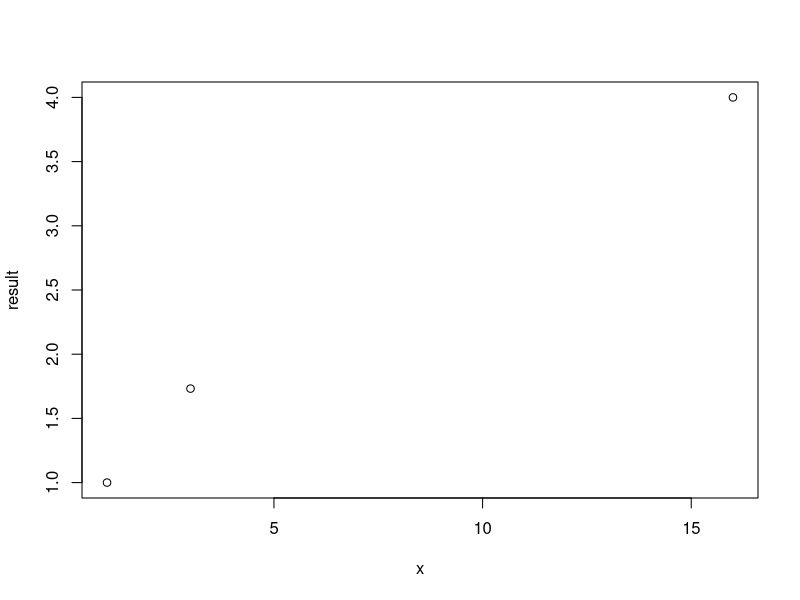
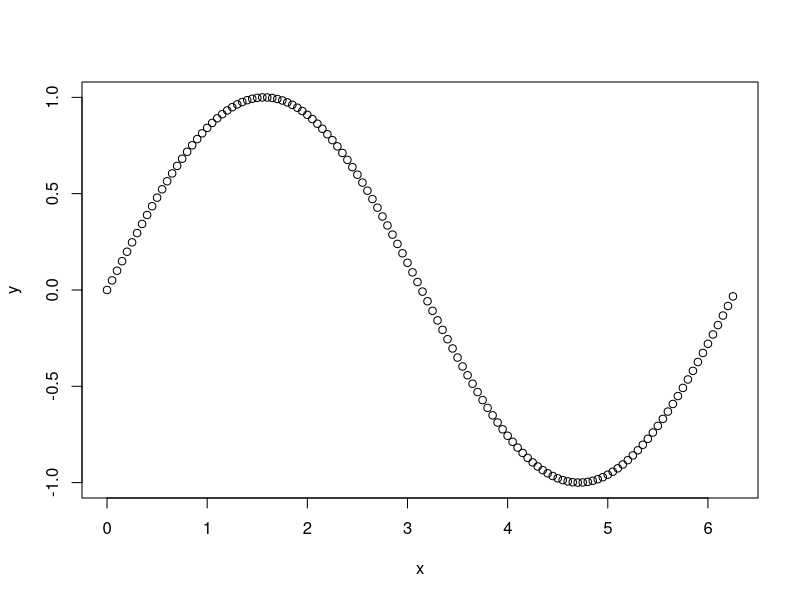
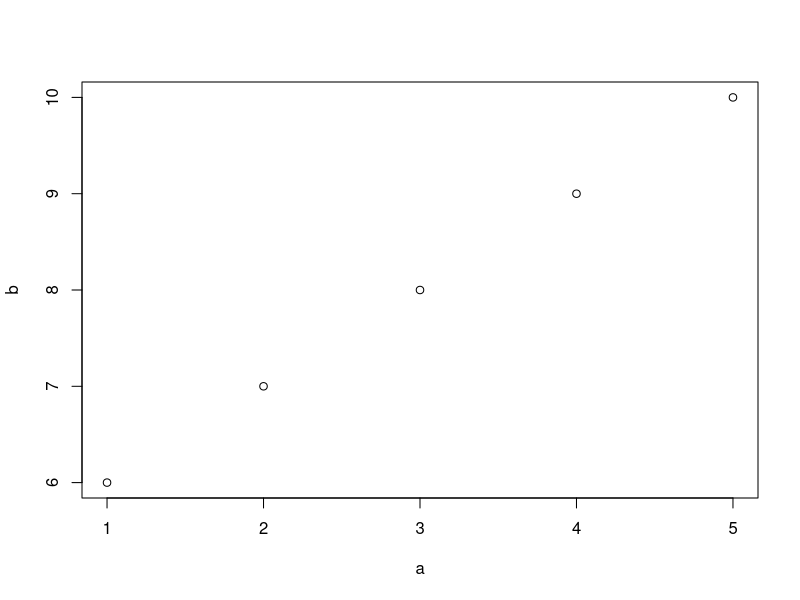

The R source for these figures, in order:
# Ctl+Enter
a <- 1
x = 3
a + x


x = 5
(x = 5)
sin(x)
exp(x)

x^2
sqrt(x)

x = c(1, 3, 16)
result = sqrt(x)
plot(x = x, y = result)

pnames = c("Robin",
           "Fiona",
           "Chris")
class(pnames)


x = seq(from = 0, to = 2 * pi,
        by = 0.05)
y = sin(x)
plot(x, y)

# seq function by = width 
# of intervals


# 5 minute break!
a = 1:5
b = 6:10
# now I will plot
plot(a, b)

# Navigate to:
# github.com/ITSLeeds/R4TS
